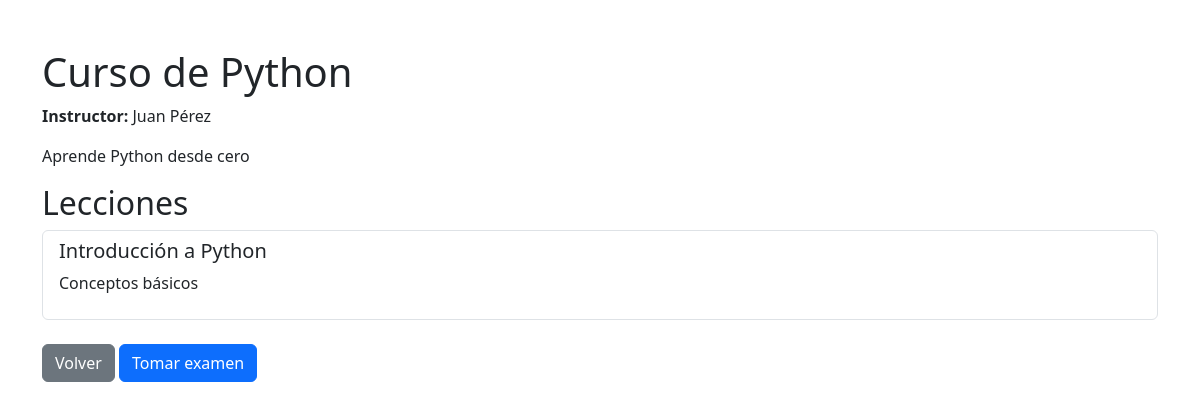
Before: /course/1/ with the older database file.
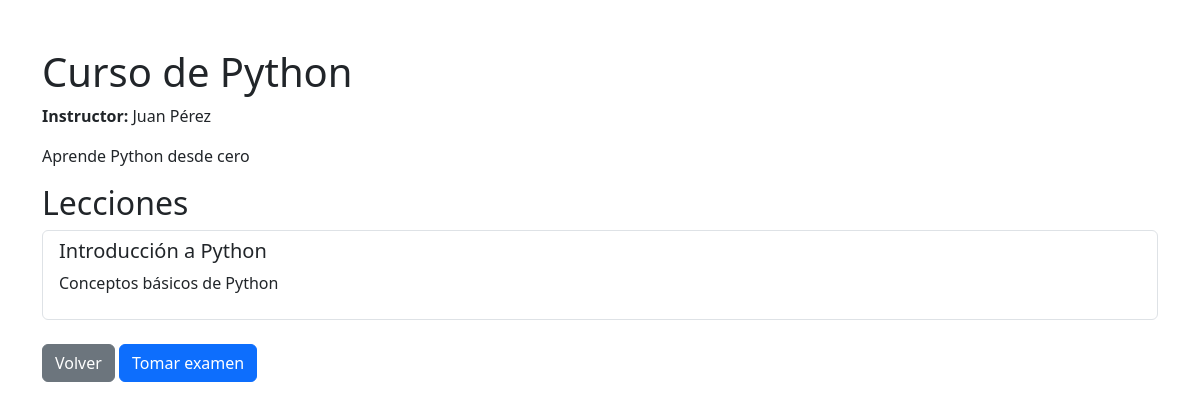
After: the same page with the newer database file.
### onlinecourse_app/models.py (models this page shows, shortened)
class Course(models.Model):
    name = models.CharField(max_length=200)
    description = models.TextField()
    instructor = models.ForeignKey(Instructor, on_delete=models.CASCADE, null=True, blank=True)
    pub_date = models.DateTimeField('date published', auto_now_add=True)

class Instructor(models.Model):
    user = models.OneToOneField(User, on_delete=models.CASCADE, null=True, blank=True)
    full_name = models.CharField(max_length=100)
    bio = models.TextField(blank=True)
    def __str__(self):
        return self.full_name

class Lesson(models.Model):
    course = models.ForeignKey(Course, on_delete=models.CASCADE)
    title = models.CharField(max_length=200)
    description = models.TextField()
    order = models.IntegerField(default=0)

### onlinecourse_app/views.py (the view)
# urls.py: path('course/<int:course_id>/', views.course_details, name='course_details'),
def course_details(request, course_id):
    course = get_object_or_404(Course, pk=course_id)
    return render(request, 'onlinecourse_app/course_details_bootstrap.html', {'course': course})

### onlinecourse_app/templates/onlinecourse_app/course_details_bootstrap.html (shortened to what this page needs)
{% load static %}
<!DOCTYPE html>
<html>
<head>
    <link href="https://cdn.jsdelivr.net/npm/bootstrap@5.3.0/dist/css/bootstrap.min.css" rel="stylesheet">
</head>
<body>
    <div class="container mt-5">
        <h1>{{ course.name }}</h1>
        <p><strong>Instructor:</strong> {{ course.instructor }}</p>
        <p>{{ course.description }}</p>
        <h2>Lecciones</h2>
        <ul class="list-group">
            {% for lesson in course.lesson_set.all|dictsort:"order" %}
            <li class="list-group-item">
                <h5>{{ lesson.title }}</h5>
                <p>{{ lesson.description }}</p>
            </li>
            {% empty %}
            <li class="list-group-item">No hay lecciones.</li>
            {% endfor %}
        </ul>
        <div class="mt-4">
            <a href="{% url 'onlinecourse_app:course_list' %}" class="btn btn-secondary">Volver</a>
            <a href="{% url 'onlinecourse_app:exam' course.id %}" class="btn btn-primary">Tomar examen</a>
        </div>
    </div>
</body>
</html>

Changed rows visible on the page:
changed Lesson "Introducción a Python": description "Conceptos básicos" → "Conceptos básicos de Python"
